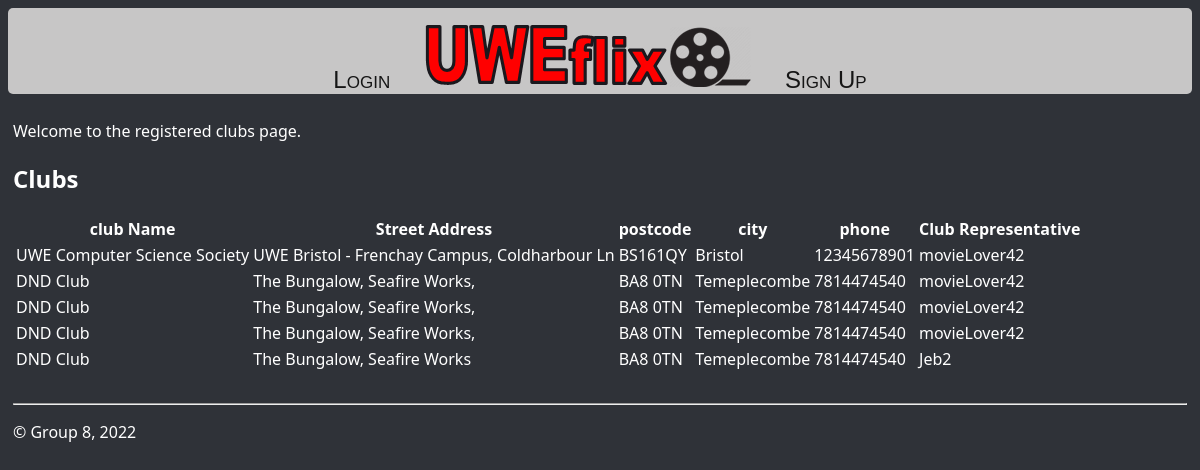
The page /clubs/ on the database as committed earlier.
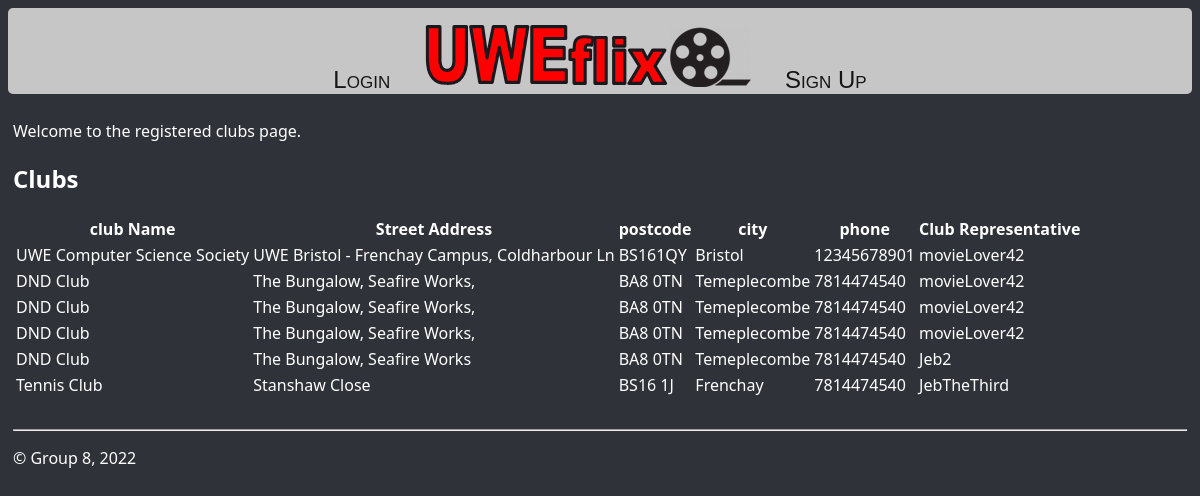
The same page on the database as committed later.
### uweflix/models.py (models this page shows, shortened)
class Club(models.Model):
    club_name = models.CharField(max_length=50)
    street_address = models.CharField(max_length=100)
    postcode = models.CharField(max_length=7)
    city = models.CharField(max_length=20)
    phone = models.IntegerField()
    landline = models.IntegerField(null=True, blank=True)
    account_id = models.ForeignKey(settings.AUTH_USER_MODEL, on_delete=models.CASCADE)
    token_id = models.ForeignKey(Token, on_delete=models.CASCADE, null=True, blank=True)

class Account(AbstractUser):
    is_cinema_admin = models.BooleanField(default=False)
    is_cinema_accounts = models.BooleanField(default=False)
    is_club = models.BooleanField(default=True)
    is_customer = models.BooleanField(default=True)

### uweflix/views.py (the view)
# urls.py: path("clubs/", views.displayGroups, name="Clubs"),
def displayGroups(request):
    allCustomers = Club.objects.all()
    return render(request, "uweflix/clubs.html", {"allClubs": allCustomers})

### uweflix/templates/uweflix/clubs.html (shortened to what this page needs)
{% extends "uweflix/layout.html" %}
{% block content %}
<p class="">Welcome to the registered clubs page.</p>
<h2>Clubs</h2>
<table>
    <tr>
      <th>club Name</th>
      <th>Street Address</th>
      <th>postcode</th>
      <th>city</th>
      <th>phone</th>
      <th>Club Representative</th>
    </tr>
    {% for clubs in allClubs %}
    <tr>
        <td>{{clubs.club_name}}</td>
        <td>{{clubs.street_address}}</td>
        <td>{{clubs.postcode}}</td>
        <td>{{clubs.city}}</td>
        <td>{{clubs.phone}}</td>
        <td>{{clubs.account_id}}</td>
    </tr>
    {% endfor %}
</table>
<br>
{% endblock %}

### uweflix/templates/uweflix/layout.html (shortened to what this page needs)
{% load static %}
<!DOCTYPE html>
<html>
    <head>
        {% load static %}
        <link rel="stylesheet" type="text/css" href="{% static 'uweflix/site.css' %}"/>
    </head>
    <body class ="body">
    <div class="navbar">
        {% if request.user.is_authenticated %}
            <a href="{% url 'logout' %}" class="navbar-item">Logout</a>
        {% else %}
            <a href="{% url 'login' %}" class="navbar-item">Login</a>
        {% endif %}
        {% if request.user.is_cinema_admin %}
            <a href="{% url 'cinemaAdmin' %}" class="navbar-logo"><img class="imageBanner" src="{% static 'uweflix/UWEFLIX_Logo.png' %}" alt="image" /></a>
            <a href="{% url 'clubRegister' %}" class="navbar-item">Club Registration</a>
            <a href="{% url 'Clubs' %}" class="navbar-item">Active Clubs</a>
            {% elif request.user.is_cinema_accounts %}
            <a href="{% url 'accountAdmin' %}" class="navbar-logo"><img class="imageBanner" src="{% static 'uweflix/UWEFLIX_Logo.png' %}" alt="image" /></a>
            {% elif request.user.is_club %}
            <a href="{% url 'studentAccount' %}" class="account-icon"></ahref><img src="https://img.icons8.com/fluency-systems-regular/48/000000/guest-male.png"/></a>
            <a href="{% url 'home' %}" class="navbar-logo"><img class="imageBanner" src="{% static 'uweflix/UWEFLIX_Logo.png' %}" alt="image" /></a>
        {% else %}
            <a href="{% url 'home' %}" class="navbar-logo"><img class="imageBanner" src="{% static 'uweflix/UWEFLIX_Logo.png' %}" alt="image" /></a>
        {% endif %}
        {% if request.user.is_customer %}
        {% elif request.user.is_cinema_admin %}
        {% elif request.user.is_cinema_accounts %}
        {% else %}
        <a href="{% url 'signup' %}" class="navbar-item">Sign Up</a>
        {% endif %}
    </div>
    <div class="footer-content">
        {% block content %}
        {% endblock %}
        <hr/>
        <footer>
            <p>© Group 8, 2022</p>
        </footer>
    </div>
    </body>
</html>

### uweflix/static/uweflix/site.css (style rules this page uses)
.navbar { background-color: #c7c6c6; font-size: 1em; font-family: 'Trebuchet MS', 'Lucida Sans Unicode', 'Lucida Grande', 'Lucida Sans', Arial, sans-serif; color: #151515; text-align: center; border-radius: 5px; }
.navbar a { text-decoration: none; color: inherit; }
.navbar-item { font-variant: small-caps; margin-left: 30px; margin-right: 30px; font-size: 1.5em; color: red }
.navbar-logo { display: inline-block; padding-top: 1em; }
.body { background-color: #2F3238; color: white; }
.footer-content { font-family:'Segoe UI', Tahoma, Geneva, Verdana, sans-serif; padding: 10px 5px 10px 5px; }

Rows that differ between the two databases and show on the page:
added Club: club_name "Tennis Club", street_address "Stanshaw Close", postcode "BS16 1J", city "Frenchay", phone "7814474540", account_id "JebTheThird"
